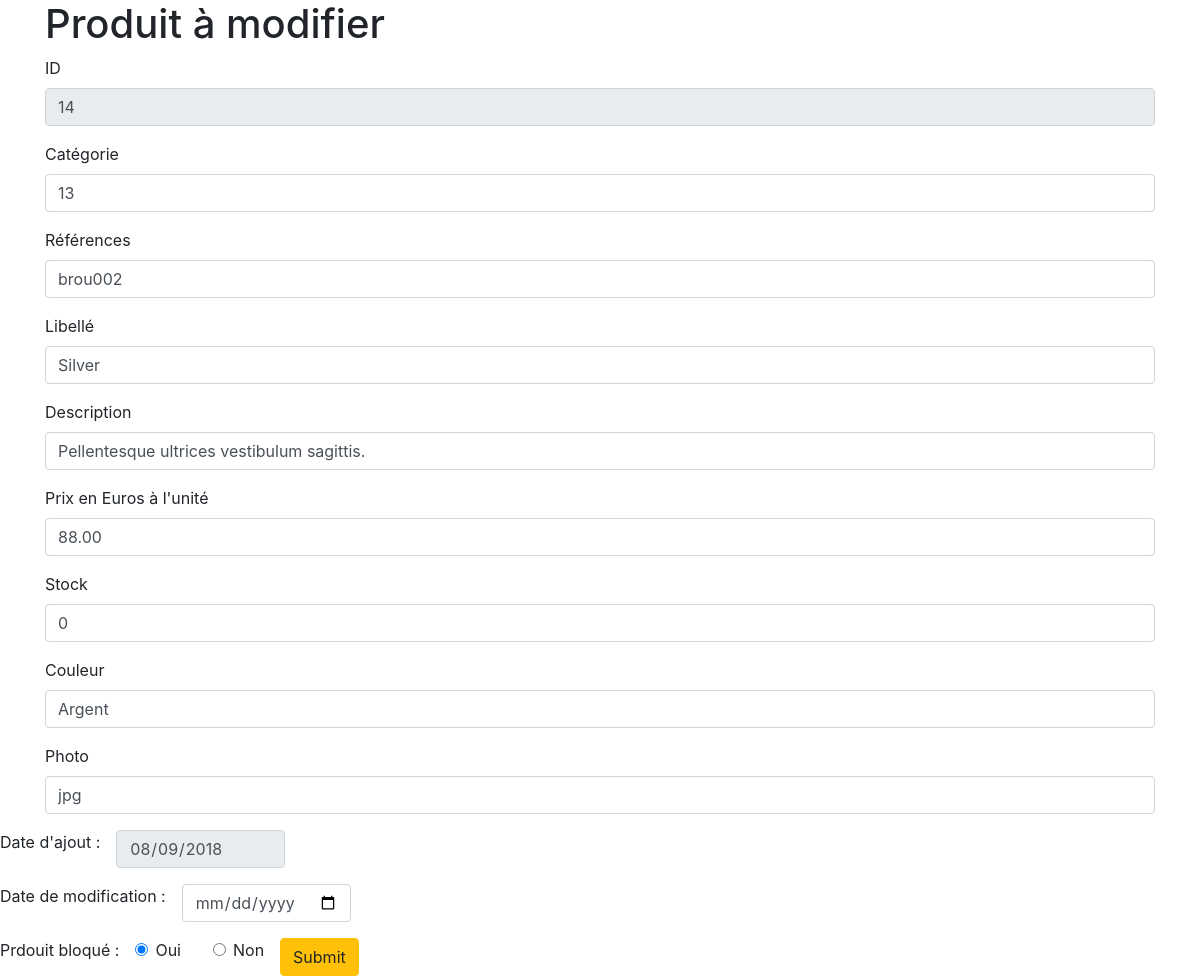
Page /Jarditou/back_office/updateForm.php?pro_id=14 on the committed database.
### tables this page shows
CREATE TABLE IF NOT EXISTS `produits` (
  `pro_id` int UNSIGNED NOT NULL AUTO_INCREMENT COMMENT 'Clé de la table produits',
  `pro_cat_id` int UNSIGNED NOT NULL COMMENT 'Catégorie du produit',
  `pro_ref` varchar(10) NOT NULL COMMENT 'Référence produit',
  `pro_libelle` varchar(200) NOT NULL COMMENT 'Nom du produit',
  `pro_description` varchar(1000) DEFAULT NULL COMMENT 'Description du produit',
  `pro_prix` decimal(6,2) UNSIGNED NOT NULL COMMENT 'Prix ',
  `pro_stock` int NOT NULL DEFAULT '0' COMMENT 'Nombre d''unités en stock',
  `pro_couleur` varchar(30) DEFAULT NULL COMMENT 'Couleur',
  `pro_photo` varchar(4) DEFAULT 'jpg' COMMENT 'Extension de la photo',
  `pro_d_ajout` date NOT NULL COMMENT 'Date d''ajout',
  `pro_d_modif` datetime DEFAULT NULL COMMENT 'Date de modification',
  `pro_bloque` tinyint(1) DEFAULT NULL COMMENT 'Bloquer le produit à la vente',
  PRIMARY KEY (`pro_id`),
  UNIQUE KEY `idx_pro_ref` (`pro_ref`),
  KEY `fk_produits_cat_id` (`pro_cat_id`)
);

### Jarditou/back_office/updateForm.php (the view, shortened to what this page needs)
<!DOCTYPE html>
<html lang="en">
<head>
  <link rel="stylesheet" href="https://stackpath.bootstrapcdn.com/bootstrap/4.5.0/css/bootstrap.min.css">
</head>
<body>
  <?php
  $db = connexionBase();
  $id = $_GET['pro_id'];
  if ($id) {
    $requete = "SELECT * FROM produits WHERE pro_id =" . $id;
    $result = $db->query($requete);
    $row = $result->fetch(PDO::FETCH_OBJ);
  }
  ?>
  <div class="container">
    <h1>Produit à modifier</h1>
    <form action="script_modif.php" method="POST">
      <div class="form-group">
        <label for="ID">ID </label>
        <input type="number" name="ID" readonly class="form-control" id="ID" aria-describedby="ID" value="<?php echo $row->pro_id ?>">
      </div>
      <div class="form-group">
        <label for="categorie">Catégorie</label>
        <input type="text" name="categorie" class="form-control" id="categorie" aria-describedby="categorieProduit" value="<?php echo $row->pro_cat_id; ?>">
      </div>
      <div class="form-group">
        <label for="ref">Références</label>
        <input type="text" name="ref" class="form-control" id="ref" aria-describedby="referenceProduit" value="<?php echo $row->pro_ref ?>">
      </div>
      <div class="form-group">
        <label for="libelle">Libellé</label>
        <input type="text" name="libelle" class="form-control" id="libelle" aria-describedby="nomProduit" value="<?php echo $row->pro_libelle ?>">
      </div>
      <div class="form-group">
        <label for="desc">Description</label>
        <input type="text" name="desc" class="form-control" id="desc" aria-describedby="description" value="<?php echo $row->pro_description ?>">
      </div>
      <div class="form-group">
        <label for="prix">Prix en Euros à l'unité</label>
        <input type="number" step="0.01" name="prix" class="form-control" id="prix" aria-describedby="prix" value="<?php echo $row->pro_prix ?>">
      </div>
      <div class="form-group">
        <label for="stock">Stock</label>
        <input type="number" name="stock" class="form-control" id="stock" aria-describedby="stockRestant" value="<?php echo $row->pro_stock ?>">
      </div>
      <div class="form-group">
        <label for="color">Couleur</label>
        <input type="text" name="color" class="form-control" id="color" aria-describedby="couleur" value="<?php echo $row->pro_couleur ?>">
      </div>
      <div class="form-group">
        <label for="photo">Photo</label>
        <input type="text" name="photo" class="form-control" id="photo" aria-describedby="photo du produit" value="<?php echo $row->pro_photo ?>">
      </div>
  </div>
  <div class="d-block">
    <div class="d-flex">
      <span>Date d'ajout :</span>
      <div class="form-group mx-3">
        <input class="form-control" readonly type="date" value="<?php echo $row->pro_d_ajout ?>" id="dateAjout" name="dateAjout">
      </div>
    </div>
    <div class="d-flex">
      <span>Date de modification :</span>
      <div class="form-group mx-3">
        <input class="form-control" type="date" value="<?php echo $row->pro_d_modif ?>" id="dateModif" name="dateModif">
      </div>
    </div>
    <div class="d-flex">
      <span>Prdouit bloqué :</span>
      <div class="form-check mx-3">
        <input class="form-check-input" type="radio" name="bloque" id="bloqueOui" value="Oui" checked>
        <label class="form-check-label" for="bloqueOui">
          Oui
        </label>
      </div>
      <div class="form-check mx-3 ">
        <input class="form-check-input" type="radio" name="bloque" id="bloqueNon" value="Non">
        <label class="form-check-label" for="bloqueNon">
          Non
        </label>
      </div>
      <button type="submit" name="update" class="btn btn-warning d-block">Submit</button>
</body>
</html>

### rows in the picture
produits: ID "14", categorie "13", ref "brou002", libelle "Silver", desc "Pellentesque ultrices vestibulum sagittis.", prix "88.00", stock "0", color "Argent", photo "jpg", dateAjout "08/09/2018"
